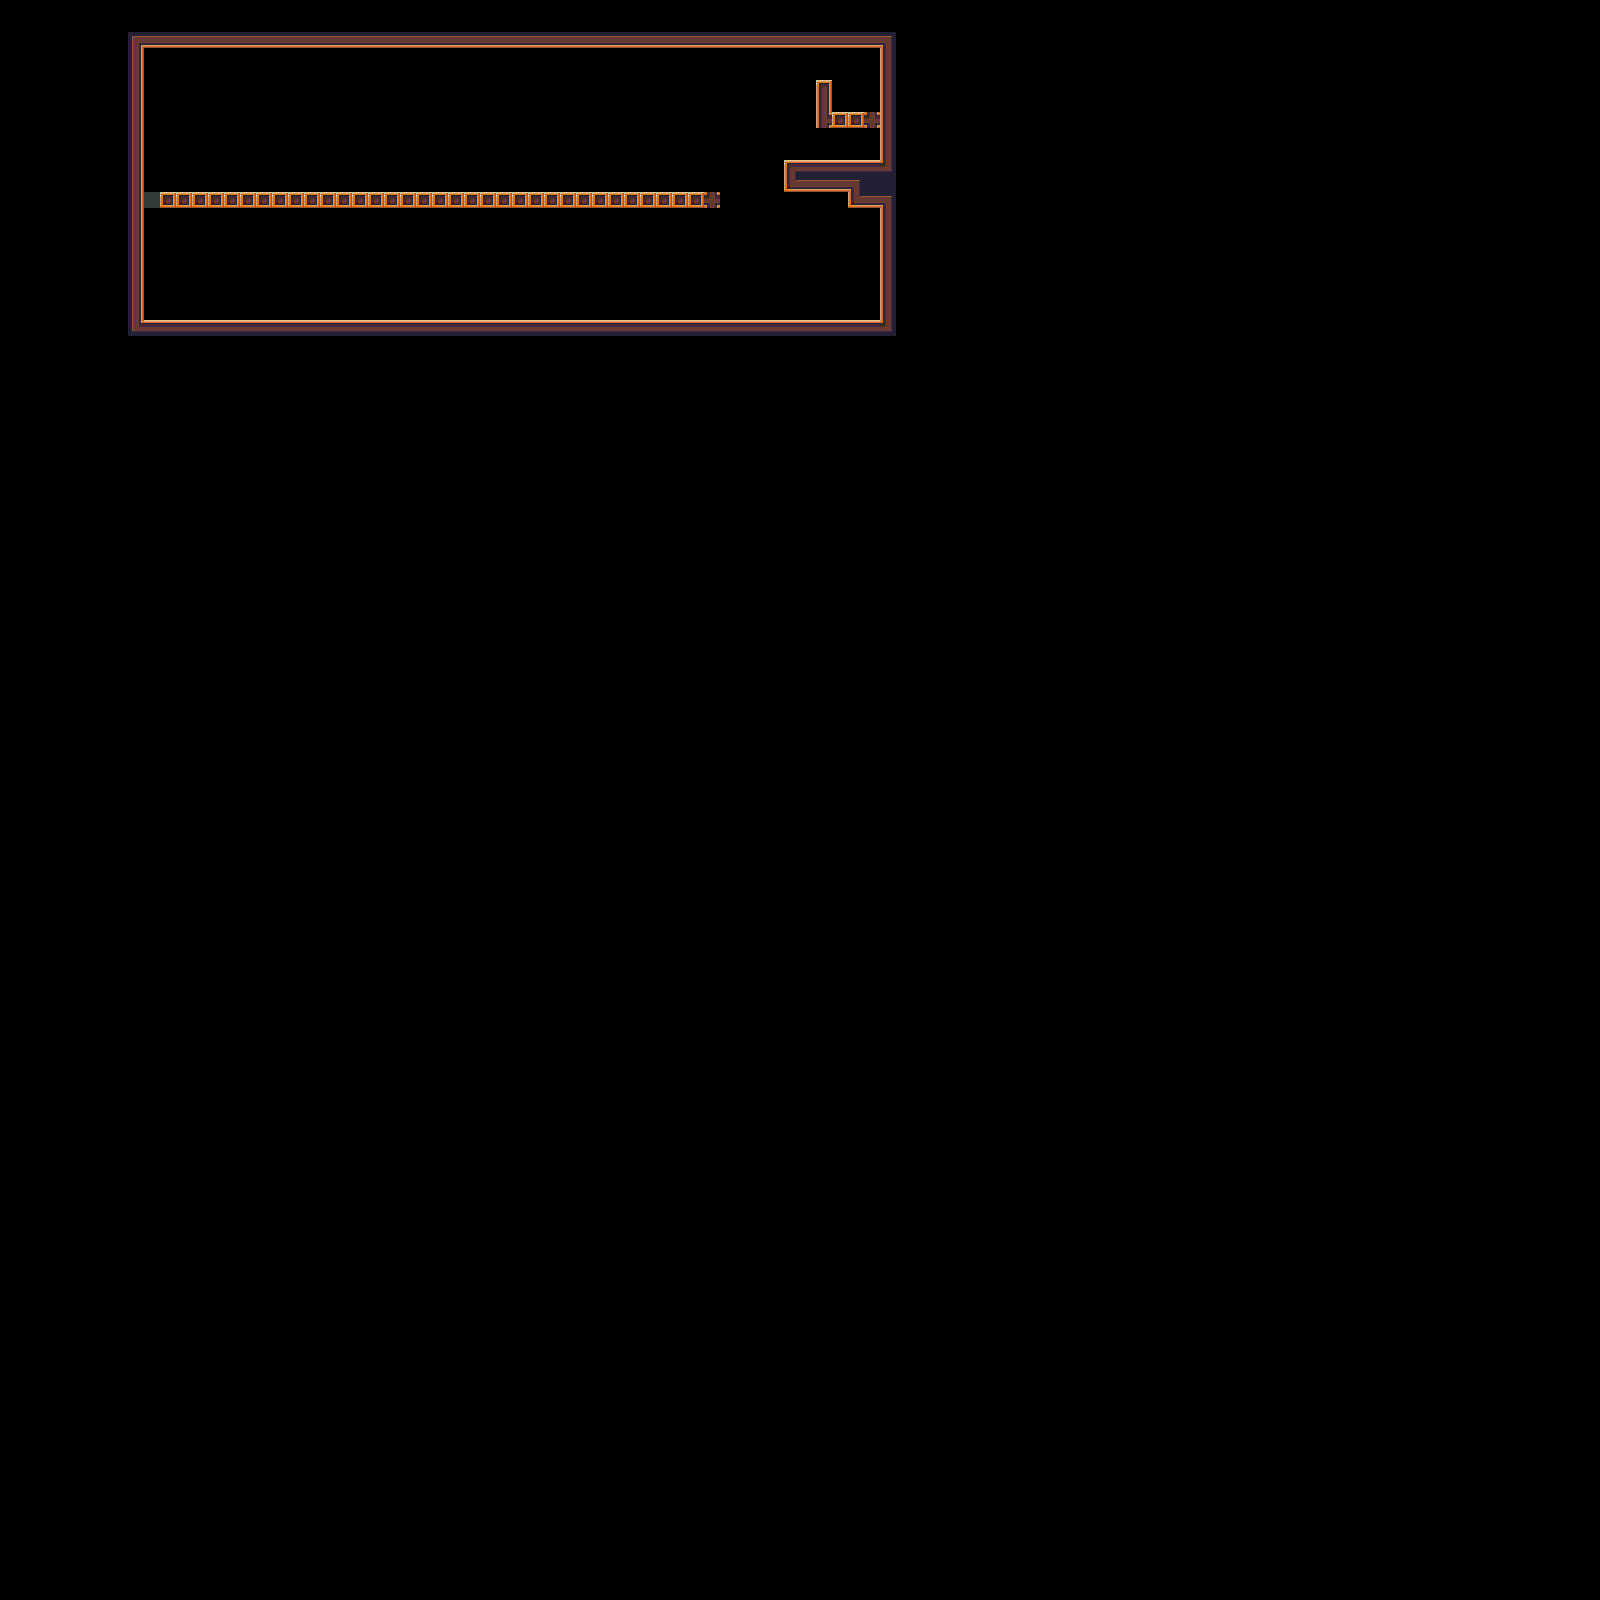

Below is a game level as drawn by its tile map, then a one-line description and the .tmx that defines it (tile-layer data replaced by summaries):
An orthogonal 100x100 tile map with 16x16 px tiles, 2 tile layers (Background, Tile Layer 1) and 11 objects.

<map version="1.0" orientation="orthogonal" renderorder="right-down" width="100" height="100" tilewidth="16" tileheight="16" nextobjectid="21">
 <tileset firstgid="1" name="TestTileset01" tilewidth="16" tileheight="16">
  <image source="TileMapTest001.png" width="160" height="144" />
 </tileset>
 <layer name="Background" width="100" height="100">
  <data>[10000 cells, 10000 non-empty, 1 distinct tile ids]</data>
 </layer>
 <layer name="Tile Layer 1" width="100" height="100">
  <data>[10000 cells, 186 non-empty, 17 distinct tile ids]</data>
 </layer>
 <objectgroup color="#a40000" name="Collisions">
  <object id="5" x="144" y="32" width="752" height="16" />
  <object id="7" x="128" y="32" width="16" height="304" />
  <object id="8" x="144" y="192" width="576" height="16" />
  <object id="9" x="816" y="80" width="16" height="48" />
  <object id="10" x="832" y="112" width="48" height="16" />
  <object id="11" x="880" y="48" width="16" height="288" />
  <object id="12" x="144" y="320" width="736" height="16" />
  <object id="15" x="784" y="160" width="96" height="32" />
  <object id="16" x="848" y="192" width="32" height="16" />
  <object id="19" x="416" y="320">
   <polygon points="0,0 80,0 80,-32" />
  </object>
  <object id="20" x="560" y="320">
   <polygon points="0,0 -64,0 -64,-32" />
  </object>
 </objectgroup>
</map>
